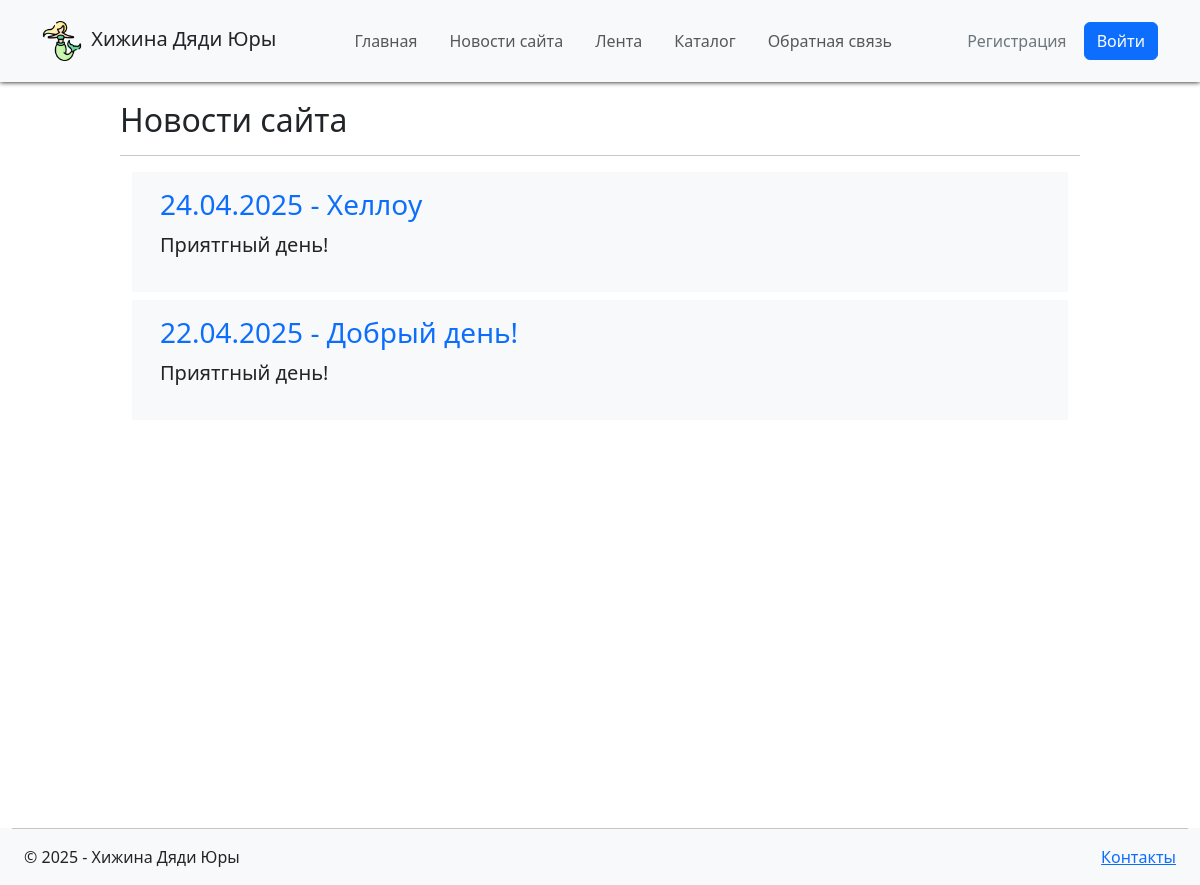
Page /news/site/ on the earlier database version.
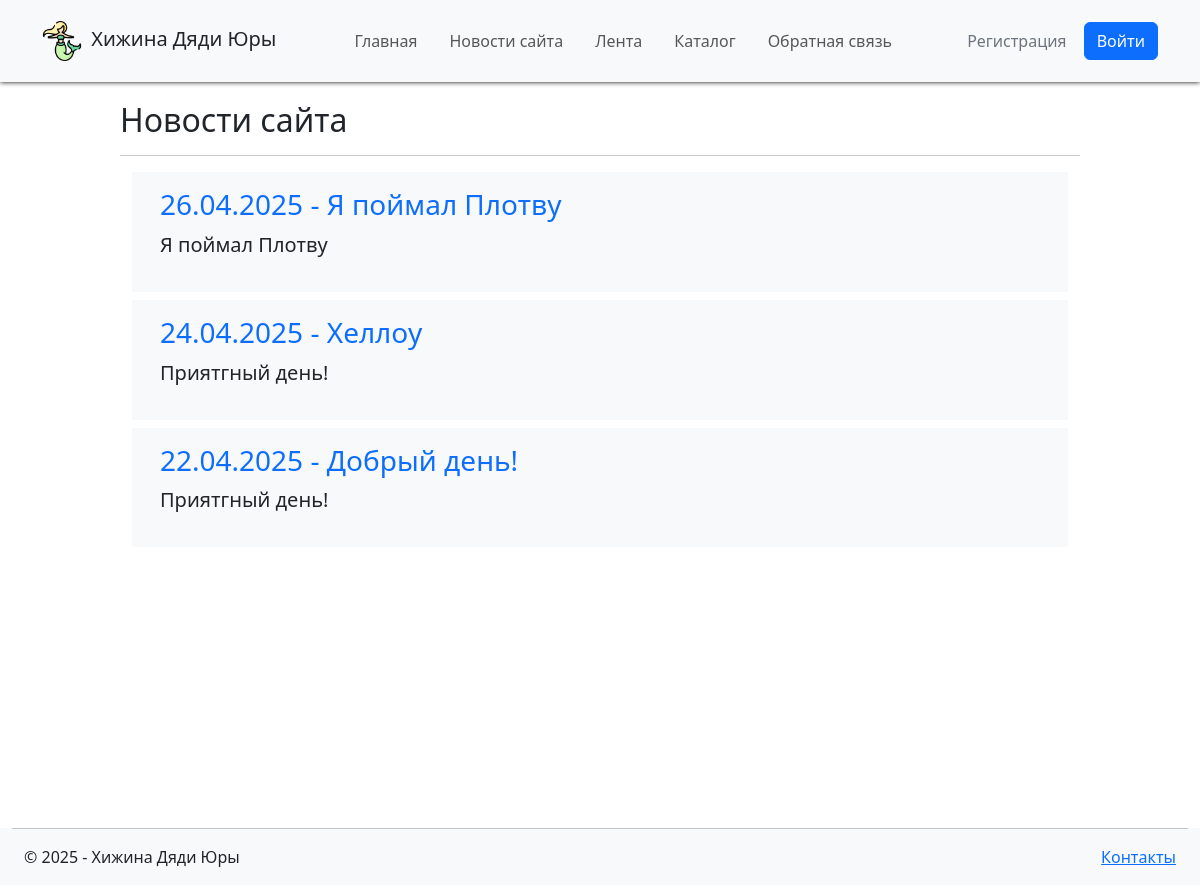
Same page on the later database version.
### news/models.py (models this page shows, shortened)
class articles(models.Model):
    title = models.CharField('Заголовок', max_length=50)
    description = models.CharField('Описание', max_length=200)
    text = models.TextField('Текст')
    data = models.DateTimeField('Дата публикации', default=datetime.now())
    author = models.ForeignKey(User, null=True, blank=True, on_delete=models.SET_NULL, verbose_name='Автор')
    class Meta:
        ordering = ["-data"]
        verbose_name_plural = 'новости'
        verbose_name = 'новость'

### news/views.py (the view)
# urls.py: path('news/', include('news.urls')),
def news(request):
    return render(
        request,
        'news/index.html',
        {
            'title': 'Новости сайта',
            'newslist': articles.objects.all(),
            'year': datetime.now().year,
        }
    )

### news/templates/news/index.html (shortened to what this page needs)
{% extends "main/layout.html" %}
{% block content %}
<div class="py-3">
	<h2>
		{{ title }}
	</h2> <hr />
	<div class="container">
		{% if newslist %}
		{% for article in newslist %}
		<div class="p-3 mb-2 bg-body-tertiary">
			<div class="container-fluid">
				<h3><a class="text-decoration-none" href="{% url 'article' n=article.id %}">
					{{ article.data|date:'d.m.Y' }} - {{ article.title }}
				</a></h3>
				<p class="fs-5">{{ article.description }}</p>
			</div>
		</div>
		{% endfor %}
		{% else %}
		<p>Здесь ничего нет...</p>
		{% endif %}
	</div>
</div>
{% endblock %}

Differences in the rows shown:
added articles: data "26.04.2025", title "Я поймал Плотву", description "Я поймал Плотву"
